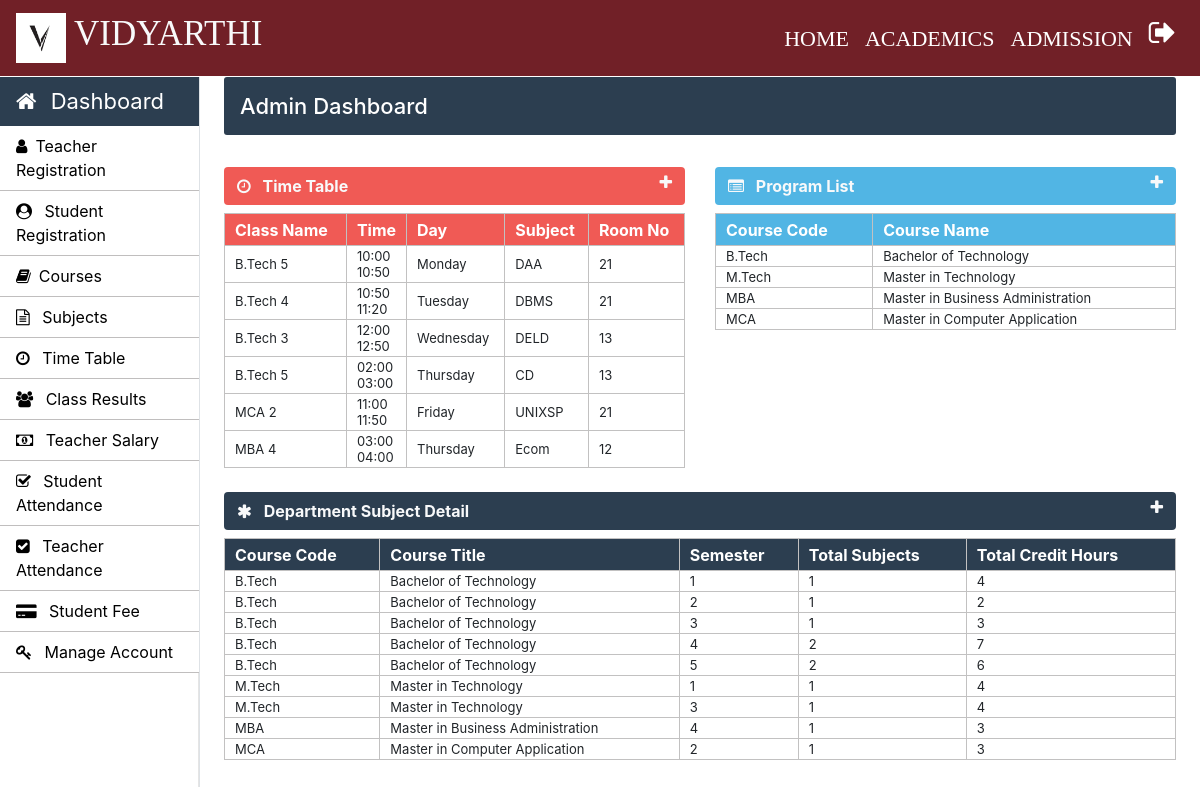
The page /admin/admin-index.php (signed in) on the database its author committed.
### tables this page shows
CREATE TABLE `time_table` (
  `id` int(11) NOT NULL,
  `course_code` varchar(10) NOT NULL,
  `semester` int(11) NOT NULL,
  `timing_from` varchar(10) NOT NULL,
  `timing_to` varchar(10) NOT NULL,
  `day` varchar(20) NOT NULL,
  `subject_code` varchar(20) NOT NULL,
  `room_no` int(11) NOT NULL
);

CREATE TABLE `weekdays` (
  `day_id` int(11) NOT NULL,
  `day_name` varchar(15) NOT NULL
);

CREATE TABLE `courses` (
  `course_code` varchar(10) NOT NULL,
  `course_name` varchar(50) NOT NULL,
  `semester_or_year` varchar(10) NOT NULL,
  `no_of_year` int(10) NOT NULL
);

### Admin/admin-index.php (the view, shortened to what this page needs)
	<?php
		require_once "../connection/connection.php";
	?>
	<?php include('../common/common-header.php') ?>
	<?php include('../common/admin-sidebar.php') ?>
		<main role="main" class="col-xl-10 col-lg-9 col-md-8 ml-sm-auto px-md-4 mb-2 w-100 page-content-index">
			<div class="flex-wrap flex-md-no-wrap pt-3 pb-2 mb-3 text-white admin-dashboard pl-3">
				<h4>Admin Dashboard </h4>
			</div>
			<div class="row">
				<div class=" col-lg-6 col-md-12 col-sm-12 ">
					<div>
						<section class="mt-3">
							<div class="btn btn-block table-one text-light d-flex">
								<span class="font-weight-bold"><i class="fa fa-clock-o mr-2" aria-hidden="true"></i> Time Table</span>
								<a href="" class="ml-auto" data-toggle="collapse" data-target="#collapseOne"><i class="fa fa-plus text-light" aria-hidden="true"></i></a>
							</div>
							<div class="collapse show mt-2" id="collapseOne">
								<table class="w-100 table-elements table-one-tr"cellpadding="2">
									<tr class="pt-5 table-one text-white" style="height: 32px;">
										<th>Class Name</th>
										<th>Time</th>
										<th>Day</th>
										<th>Subject</th>
										<th>Room No</th>
									</tr>
									<?php
										$query="select * from time_table tt inner join weekdays wd on tt.day=wd.day_id";
										$run=mysqli_query($con,$query);
										while($row=mysqli_fetch_array($run)) {
											echo "<tr>";
											echo "<td>".$row["course_code"]." ".$row["semester"]."</td>";
											echo "<td>".$row["timing_from"]."<br>".$row["timing_to"]."</td>";
											echo "<td>".$row["day_name"]."</td>";
											echo "<td>".$row["subject_code"]."</td>";
											echo "<td>".$row["room_no"]."</td>";
											echo "</tr>";
										}
									?>
								</table>
							</div>
						</section>
					</div>
				</div>
				<div class=" col-lg-6 col-md-12 col-sm-12">
					<div>
						<section class="mt-3">
							<div class="btn btn-block table-two text-light d-flex">
								<span class="font-weight-bold"><i class="fa fa-list-alt mr-2" aria-hidden="true"></i> Program List</span>
								<a href="" class="ml-auto" data-toggle="collapse" data-target="#collapsetwo"><i class="fa fa-plus text-light" aria-hidden="true"></i></a>
							</div>
							<div class="collapse show mt-2" id="collapsetwo">
								<table class="w-100 table-elements table-two-tr"cellpadding="2">
									<tr class="pt-5 table-two text-white" style="height: 32px;">
										<th>Course Code</th>
										<th>Course Name</th>
									</tr>
									<?php
										$query="select course_name,course_code from courses";
										$run=mysqli_query($con,$query);
										while($row=mysqli_fetch_array($run)) { ?>
											<tr>
												<td><?php echo $row['course_code'] ?></td>
												<td><?php echo $row['course_name'] ?></td>
											</tr>
										<?php }
									?>
								</table>
							</div>
						</section>
					</div>
				</div>
				<div class="col-md-12">
					<div>
						<section class="mt-4">
							<div class="btn btn-block table-three text-light d-flex">
								<span class="font-weight-bold"><i class="fa fa-asterisk mr-2" aria-hidden="true"></i> Department Subject Detail</span>
								<a href="" class="ml-auto" data-toggle="collapse" data-target="#collapsethree"><i class="fa fa-plus text-light" aria-hidden="true"></i></a>
							</div>
							<div class="collapse show mt-2" id="collapsethree">
								<table class="w-100 table-elements table-three-tr"cellpadding="2">
									<tr class="pt-5 table-three text-white" style="height: 32px;">
										<th>Course Code</th>
										<th>Course Title</th>
										<th>Semester</th>
										<th>Total Subjects</th>
										<th>Total Credit Hours</th>
									</tr>
									<?php
										$query="select course_code,course_name,semester,count(subject_code) as subject_code,sum(credit_hours) as credit_hours from course_subjects join courses using(course_code) group by course_code, semester";
										$run=mysqli_query($con,$query);
										while($row=mysqli_fetch_array($run)) {
											echo "<tr>";
											echo "<td>".$row["course_code"]."</td>";
											echo "<td>".$row["course_name"]."</td>";
											echo "<td>".$row["semester"]."</td>";
											echo "<td>".$row["subject_code"]."</td>";
											echo "<td>".$row["credit_hours"]."</td>";
											echo "</tr>";
										}
									?>
								</table>
							</div>
						</section>
					</div>
				</div>
			</div>
		</main>
	</body>
</html>

### Css/style.css (style rules this page uses)
h4 { font-size: 22px; }
.admin-dashboard { margin-top: 1px !important; background: #2c3e50 !important; border-radius: 3px; }
.table-elements tr, td, th { font-size: 13px; border: 1px solid rgb(194, 193, 193); padding-left: 10px !important; }
.table-one { background: #eb1811b6; }
.table-two { background: #51b5e4; }
.table-three { background: #2c3e50 !important; }
.table-font-for-transcript td, th { font-size: 16px !important; }

### rows shown on the page
time_table: course_code "B.Tech", semester "5", timing_from "10:00", timing_to "10:50", weekdays.day_name "Monday", subject_code "DAA", room_no "21"
time_table: course_code "B.Tech", semester "4", timing_from "10:50", timing_to "11:20", weekdays.day_name "Tuesday", subject_code "DBMS", room_no "21"
time_table: course_code "B.Tech", semester "3", timing_from "12:00", timing_to "12:50", weekdays.day_name "Wednesday", subject_code "DELD", room_no "13"
time_table: course_code "B.Tech", semester "5", timing_from "02:00", timing_to "03:00", weekdays.day_name "Thursday", subject_code "CD", room_no "13"
time_table: course_code "MCA", semester "2", timing_from "11:00", timing_to "11:50", weekdays.day_name "Friday", subject_code "UNIXSP", room_no "21"
time_table: course_code "MBA", semester "4", timing_from "03:00", timing_to "04:00", weekdays.day_name "Thursday", subject_code "Ecom", room_no "12"
courses: course_code "B.Tech", course_name "Bachelor of Technology"
courses: course_code "M.Tech", course_name "Master in Technology"
courses: course_code "MBA", course_name "Master in Business Administration"
courses: course_code "MCA", course_name "Master in Computer Application"

### other values the page prints
$row["course_code"] "B.Tech"
$row["course_name"] "Bachelor of Technology"
$row["semester"] "1"
$row["subject_code"] "1"
$row["credit_hours"] "4"
$row["semester"] "2"
$row["credit_hours"] "2"
$row["semester"] "3"
$row["credit_hours"] "3"
$row["semester"] "4"
$row["subject_code"] "2"
$row["credit_hours"] "7"
$row["semester"] "5"
$row["credit_hours"] "6"
$row["course_code"] "M.Tech"
